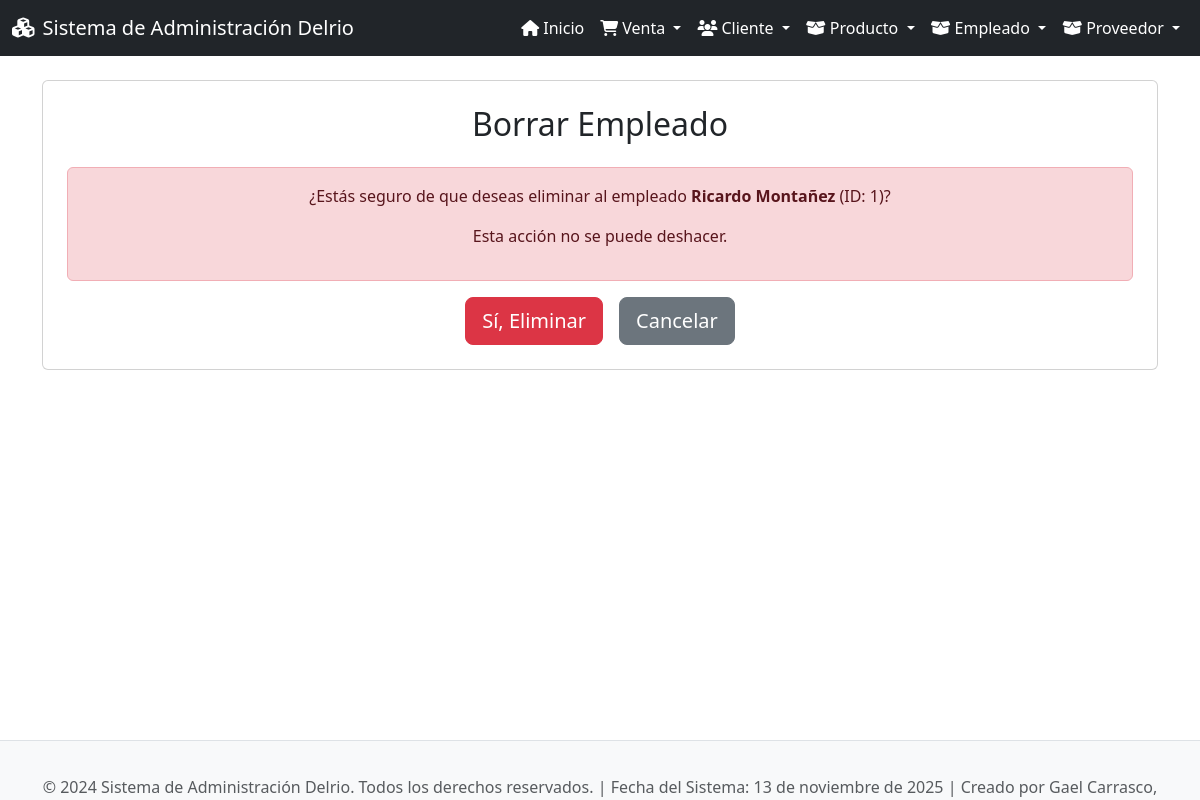
The app's page /empleados/borrar/1/ with its own data.
### app_Delrio/models.py (models this page shows, shortened)
class Empleado(models.Model):
    nom_empl = models.CharField(max_length=255)     # nom_empl (first name)
    apellido_empl = models.CharField(max_length=255) # apellido_empl (last name)
    puesto_empl = models.CharField(max_length=255)   # puesto_empl (job position)
    salario = models.DecimalField(max_digits=10, decimal_places=2)  # salario (salary)
    fech_ingreso = models.DateField()  # fech_ingreso (hire date)

### app_Delrio/views.py (the view)
# urls.py: path('empleados/borrar/<int:id_empl>/', views.borrar_empleado, name='borrar_empleado'),
def borrar_empleado(request, id_empl):
    empleado = get_object_or_404(Empleado, id=id_empl)
    if request.method == 'POST':
        empleado.delete()
        return redirect('ver_empleados')
    return render(request, 'empleados/borrar_empleado.html', {'empleado': empleado})

### app_Delrio/templates/empleados/borrar_empleado.html (shortened to what this page needs)
{% extends 'base.html' %}
{% block content %}
<div class="card p-4">
    <h2 class="card-title text-center mb-4">Borrar Empleado</h2>
    <div class="alert alert-danger text-center" role="alert">
        <p>¿Estás seguro de que deseas eliminar al empleado <strong>{{ empleado.nom_empl }} {{ empleado.apellido_empl }}</strong> (ID: {{ empleado.id }})?</p>
        <p>Esta acción no se puede deshacer.</p>
    </div>
    <form method="POST">
        <div class="d-grid gap-2 d-md-flex justify-content-md-center">
            <button type="submit" class="btn btn-danger btn-lg me-md-2">Sí, Eliminar</button>
            <a href="{% url 'ver_empleados' %}" class="btn btn-secondary btn-lg">Cancelar</a>
        </div>
    </form>
</div>
{% endblock %}

### app_Delrio/templates/base.html (style rules this page uses)
body { display: flex; flex-direction: column; min-height: 100vh; }

### records on screen
Empleado: nom_empl "Ricardo", apellido_empl "Montañez", id "1"
